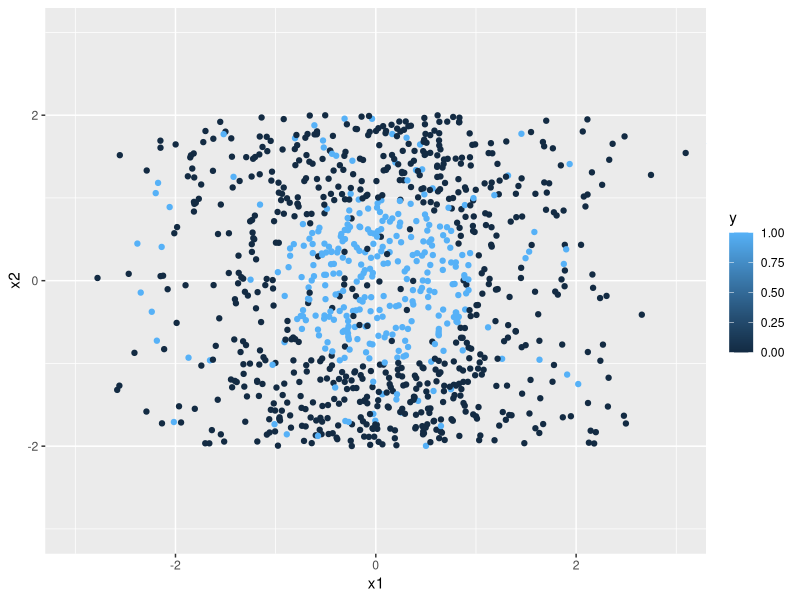
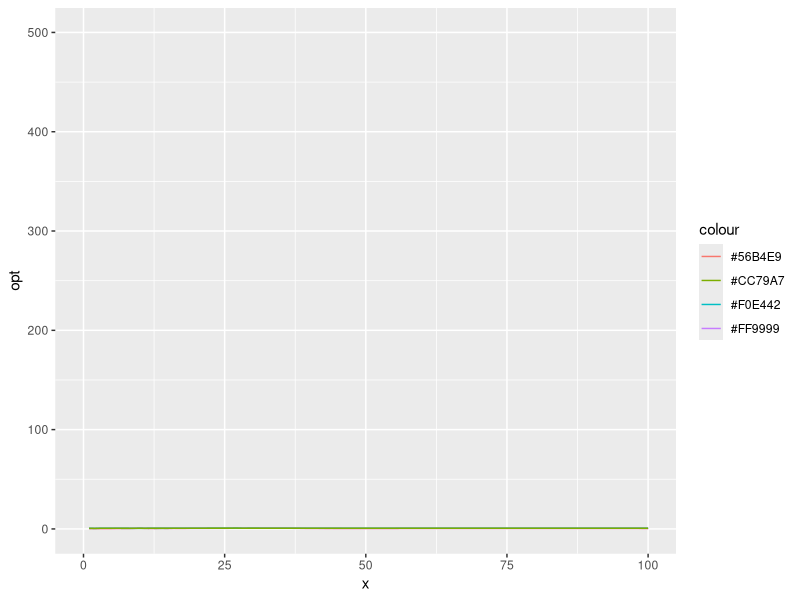

Write the R code that produced these figures, in order.
## ---- chunk 1
require(dplyr)
# Generate some data - do not change
set.seed(12345)
data.size = 1000
get_data = function(n=data.size) {
  df = data.frame(x1 = rnorm(n),x2=4*runif(n)-2) %>%
    tbl_df() %>%
    mutate(y = (x1^2+x2^2)<1) %>%
    mutate(y = (function(.) {.[runif(data.size)<0.1] = 0; .})(y)) %>%
    mutate(y = (function(.) {.[runif(data.size)<0.1] = 1; .})(y))
  df
}

df = get_data(data.size)

# plot(x=df$x1,y=df$x2, col=df$y+1,
#      xlim=c(-3,3), ylim=c(-3,3), pch=18, xlab="x1", ylab="x2")
# or 
require(ggplot2)
ggplot(data = df, aes(x=x1,y=x2,color=y)) + geom_point() + coord_cartesian(xlim=c(-3,3), ylim=c(-3,3))

## ---- chunk 2
lr <- glm(formula = y  ~ .,
          family=binomial(link="logit"),data = df, control = list(maxit = 100))
## ---- chunk 3
linear_prediction = function(x1,x2, pars) {
  pars[1]+ pars[2]*x1 + pars[3]*x2
}
sq_loss = function(pars, y, x1,x2) {
  sum((y-linear_prediction(x1,x2,pars))^2) #toefte
}
opt <- optim(par=rep(0,3), fn=sq_loss, y=df$y, x1=df$x1, x2=df$x2)
opt$par
lr$coefficients
print("to compare...")
log(opt$par[1]/(1-opt$par[1]))
## ---- chunk 4
sq_loss_l2_regularized = function(pars, y, x1, x2, lambda=100) {
  sq_loss(pars,y,x1,x2) + lambda*sum(pars[2]^2+pars[3]^2) # omit the intercept
}
optreg = optim(par=rep(0,3), sq_loss_l2_regularized, y=df$y, x1=df$x1, x2=df$x2)
optreg$par
## ---- chunk 5
linear_prediction = function(x1,x2, pars) {
  pars[1]+ pars[2]*x1 + pars[3]*x2
}
quadratic_term_prediction1 = function(x1,x2, pars) {
  (x1*pars[2] + x2*pars[3] + pars[1])^2
}
quadratic_term_prediction2 = function(x1,x2, pars) {
   pars[1] + x1* pars[2] + x2 * pars[3] + x1^2*pars[4] + x2^2 * pars[5] + x1*x2*pars[6]
}
sq_loss_quadratic = function(pars, y, x1, x2) {
  sum((y-quadratic_term_prediction2(x1,x2,pars))^2)
}
optquad <- optim(par=rep(0,6), fn=sq_loss_quadratic, y=df$y, x1=df$x1, x2=df$x2)
optquad$par

## ---- chunk 6
sq_loss_l2_regularized_quadratic = function(pars, y, x1, x2, lambda=100) {
  sq_loss_quadratic(pars,y,x1,x2) + lambda*sum(pars[2]^2+pars[3]^2)
}
optquadreg <- optim(par=rep(0,6), fn=sq_loss_l2_regularized_quadratic, y=df$y, x1=df$x1, x2=df$x2)
optquadreg$par
## ---- chunk 7
#c("%","lr","opt","optreg","quadopt","quadoptreg")
accuracies = data.frame(x = numeric(100), opt = numeric(100), optreg=numeric(100), optquad=numeric(100),optquadreg=numeric(100))
test = df[seq(nrow(df)/2,nrow(df),1),]
for (i in 1:100 ){
  optaccuracy = 0 
  optregaccuracy = 0 
  optquadaccuracy = 0 
  optquadregaccuracy = 0 
  train = df[seq(1,nrow(df)/2/100*i,1),]
  opt = optim(par=rep(0,3), fn=sq_loss, y=train$y, x1=train$x1, x2=train$x2)
  optreg = optim(par=rep(0,3), fn=sq_loss_l2_regularized, y=train$y, x1=train$x1, x2=train$x2)
  optquad = optim(par=rep(0,6), fn=sq_loss_quadratic, y=train$y, x1=train$x1, x2=train$x2)
  optquadreg = optim(par=rep(0,6), fn=sq_loss_l2_regularized_quadratic, y=train$y, x1=train$x1, x2=train$x2)
  for (c in 1:nrow(test)) {
    if((opt$par[1] + opt$par[2]*test$x1[c] + opt$par[3]*test$x2[c] >  mean(test$y)) == (test$y[c]==1 )) {
      optaccuracy = optaccuracy + 1
    }

    if((optreg$par[1] + optreg$par[2]*test$x1[c] + optreg$par[3]*test$x2[c] >  mean(test$y)) == (test$y[c]==1 )) {
      optregaccuracy = optregaccuracy + 1
    }
    if((optquadreg$par[1] + optquadreg$par[2]*test$x1[c] + optquadreg$par[3]*test$x2[c] + optquadreg$par[4]*test$x1[c]^2
          + optquadreg$par[5]*test$x2[c]^2 + optquadreg$par[6]*test$x2[c]*test$x1[c] >   mean(test$y)) == (test$y[c]==1 )) {
      optquadaccuracy = optquadaccuracy + 1
    }
    if((optquadreg$par[1] + optquadreg$par[2]*test$x1[c] + optquadreg$par[3]*test$x2[c] + optquadreg$par[4]*test$x1[c]^2
          + optquadreg$par[5]*test$x2[c]^2 + optquadreg$par[6]*test$x2[c]*test$x1[c] >   mean(test$y)) == (test$y[c]==1 )) {
      optquadregaccuracy = optquadregaccuracy + 1
    }
    #if(((optquadreg$par[1] + optquadreg$par[2]*df$x1[c] + optquadreg$par[3]*df$x2[c])^2 >  mean(df$y)) == (df$y[c]==1 )) {
     # optquadregaccuracy = optquadregaccuracy + 1
    #}
    accuracies$x[i] <- i
    accuracies$opt[i] <- optaccuracy/nrow(test)
    accuracies$optreg[i] <- optregaccuracy/nrow(test)
    accuracies$optquad[i] <- optquadaccuracy/nrow(test)
    accuracies$optquadreg[i] <- optquadregaccuracy/nrow(test)
  }
}

accuracies
ggplot(data = accuracies, aes(x))  + geom_line(aes(y = opt, color="#FF9999")) + geom_line(aes(y = optreg, color="#56B4E9")) + geom_line(aes(y = optquad,color="#F0E442")) + geom_line(aes(y = optquadreg,color="#CC79A7")) + coord_cartesian(xlim=c(0,100), ylim=c(0,500))
